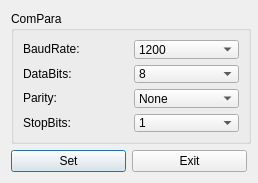
<?xml version="1.0" encoding="UTF-8"?>
<ui version="4.0">
 <class>setRS485</class>
 <widget class="QDialog" name="setRS485">
  <property name="geometry">
   <rect>
    <x>0</x>
    <y>0</y>
    <width>258</width>
    <height>183</height>
   </rect>
  </property>
  <property name="minimumSize">
   <size>
    <width>258</width>
    <height>183</height>
   </size>
  </property>
  <property name="maximumSize">
   <size>
    <width>258</width>
    <height>183</height>
   </size>
  </property>
  <property name="windowTitle">
   <string>Dialog</string>
  </property>
  <layout class="QVBoxLayout" name="verticalLayout">
   <item>
    <widget class="QGroupBox" name="groupBox">
     <property name="sizePolicy">
      <sizepolicy hsizetype="Fixed" vsizetype="Fixed">
       <horstretch>0</horstretch>
       <verstretch>0</verstretch>
      </sizepolicy>
     </property>
     <property name="minimumSize">
      <size>
       <width>240</width>
       <height>0</height>
      </size>
     </property>
     <property name="maximumSize">
      <size>
       <width>240</width>
       <height>16777215</height>
      </size>
     </property>
     <property name="styleSheet">
      <string notr="true"/>
     </property>
     <property name="title">
      <string>ComPara</string>
     </property>
     <property name="flat">
      <bool>false</bool>
     </property>
     <layout class="QGridLayout" name="gridLayout">
      <item row="0" column="0">
       <widget class="QLabel" name="label_2">
        <property name="sizePolicy">
         <sizepolicy hsizetype="Preferred" vsizetype="Fixed">
          <horstretch>0</horstretch>
          <verstretch>0</verstretch>
         </sizepolicy>
        </property>
        <property name="text">
         <string>BaudRate:</string>
        </property>
       </widget>
      </item>
      <item row="0" column="1">
       <widget class="QComboBox" name="baudRateComboBox">
        <property name="currentIndex">
         <number>0</number>
        </property>
        <item>
         <property name="text">
          <string>1200</string>
         </property>
        </item>
        <item>
         <property name="text">
          <string>2400</string>
         </property>
        </item>
        <item>
         <property name="text">
          <string>4800</string>
         </property>
        </item>
        <item>
         <property name="text">
          <string>9600</string>
         </property>
        </item>
       </widget>
      </item>
      <item row="1" column="0">
       <widget class="QLabel" name="label_3">
        <property name="sizePolicy">
         <sizepolicy hsizetype="Preferred" vsizetype="Fixed">
          <horstretch>0</horstretch>
          <verstretch>0</verstretch>
         </sizepolicy>
        </property>
        <property name="text">
         <string>DataBits:</string>
        </property>
       </widget>
      </item>
      <item row="1" column="1">
       <widget class="QComboBox" name="dataBitsComboBox">
        <property name="currentIndex">
         <number>3</number>
        </property>
        <item>
         <property name="text">
          <string>5</string>
         </property>
        </item>
        <item>
         <property name="text">
          <string>6</string>
         </property>
        </item>
        <item>
         <property name="text">
          <string>7</string>
         </property>
        </item>
        <item>
         <property name="text">
          <string>8</string>
         </property>
        </item>
       </widget>
      </item>
      <item row="2" column="0">
       <widget class="QLabel" name="label_4">
        <property name="sizePolicy">
         <sizepolicy hsizetype="Preferred" vsizetype="Fixed">
          <horstretch>0</horstretch>
          <verstretch>0</verstretch>
         </sizepolicy>
        </property>
        <property name="text">
         <string>Parity:</string>
        </property>
       </widget>
      </item>
      <item row="2" column="1">
       <widget class="QComboBox" name="parityComboBox">
        <item>
         <property name="text">
          <string>None</string>
         </property>
        </item>
        <item>
         <property name="text">
          <string>Odd</string>
         </property>
        </item>
        <item>
         <property name="text">
          <string>Even</string>
         </property>
        </item>
       </widget>
      </item>
      <item row="3" column="0">
       <widget class="QLabel" name="label_5">
        <property name="sizePolicy">
         <sizepolicy hsizetype="Preferred" vsizetype="Fixed">
          <horstretch>0</horstretch>
          <verstretch>0</verstretch>
         </sizepolicy>
        </property>
        <property name="text">
         <string>StopBits:</string>
        </property>
       </widget>
      </item>
      <item row="3" column="1">
       <widget class="QComboBox" name="stopBitsComboBox">
        <item>
         <property name="text">
          <string>1</string>
         </property>
        </item>
        <item>
         <property name="text">
          <string>1.5</string>
         </property>
        </item>
        <item>
         <property name="text">
          <string>2</string>
         </property>
        </item>
       </widget>
      </item>
     </layout>
    </widget>
   </item>
   <item>
    <layout class="QHBoxLayout" name="horizontalLayout">
     <item>
      <widget class="QPushButton" name="btnSet">
       <property name="text">
        <string>Set</string>
       </property>
      </widget>
     </item>
     <item>
      <widget class="QPushButton" name="btnExit">
       <property name="text">
        <string>Exit</string>
       </property>
      </widget>
     </item>
    </layout>
   </item>
  </layout>
 </widget>
 <resources/>
 <connections/>
</ui>
